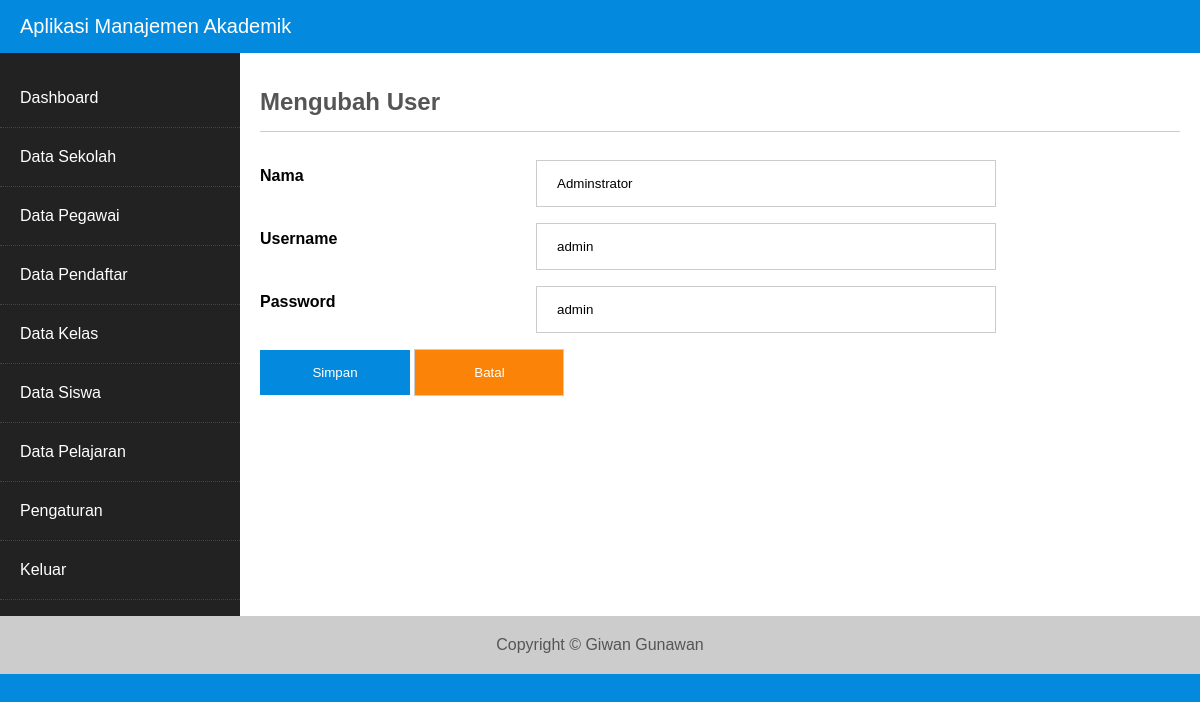
The app's page /index.php?hal=user_edit&id=1 (signed in) with its own data.
### tables this page shows
CREATE TABLE `user` (
  `id_user` int(5) NOT NULL AUTO_INCREMENT,
  `nama_lengkap` varchar(50) NOT NULL,
  `username` varchar(20) NOT NULL,
  `password` varchar(40) NOT NULL,
  PRIMARY KEY (`id_user`)
);

### content/user_edit.php (the view, shortened to what this page needs)
<?php
   $query = mysqli_query($con, "SELECT * FROM user WHERE id_user='$_GET[id]'");
   $data = mysqli_fetch_array($query);
?>
<h2 class="judul">Mengubah User</h2>
<form method="post" action="?hal=user_update" enctype="multipart/form-data">
   <div class="form-group">
      <label for="Nama">Nama</label>
      <div class="input"><input type="text" id="nama_lengkap" name="nama_lengkap" value="<?= $data['nama_lengkap'] ?>"></div>
   </div>
   <div class="form-group">
      <label for="username">Username</label>
      <div class="input"><input type="text" id="username" name="username" value="<?= $data['username'] ?>"></div>
   </div>
   <div class="form-group">
      <label for="password">Password</label>
      <div class="input"><input type="text" id="password" name="password" value="<?= $data['password']?>"></div>
   </div>
   <div class="form-group">
      <input type="submit" value="Simpan" class="tombol simpan">
      <input type="reset" value="Batal" class="tombol reset">
   </div>
</form>

### konten.php (shortened to what this page needs)
<?php
   $halaman = array("dashboard",
                     "sekolah","sekolah_update",
                     "pendaftar","pendaftar_tambah", "pendaftar_insert","pendaftar_edit", "pendaftar_update","pendaftar_hapus",
                     "kelas",
                     "pegawai", "pegawai_tambah", "pegawai_insert","pegawai_edit", "pegawai_update","pegawai_hapus",
                     "pelajaran",
                     "nilai",
                     "siswa",
                     "user","user_tambah", "user_insert","user_edit", "user_update","user_hapus");
   if(isset($_GET['hal'])) $hal = $_GET['hal'];
   else $hal = "dashboard";
   foreach($halaman as $h){
      if($hal == $h){
         include "content/$h.php";
         break;
      }
   }
?>

### css/style.css (style rules this page uses)
* { box-sizing: border-box; }
body { font-family: Arial; margin: 0; background: #038ade; }
input, select { width: 100%; padding: 15px 20px; margin: 8px 0; border: 1px solid #ccc; }
input[type=submit] { background-color: #038ade; border: none; color: #fff; text-decoration: none; cursor: pointer; }
.judul { color: #555; border-bottom: 1px solid #ccc; padding-bottom: 15px; }
.tombol { display: inline-block; max-width: 150px; padding: 15px 30px; color: #fff; text-decoration: none; background: #038ade; cursor: pointer; }
.form-group { clear: both; }
.form-group label { display: block; padding: 15px 0; float: left; width: 30%; font-weight: bold; }
.form-group .input { display: block; width: 50%; float: left; }
.tombol.simpan { background: #038ade; }
.tombol.reset { background: #fb8307; }

### records on screen
user: nama_lengkap "Adminstrator", username "admin", password "admin"
